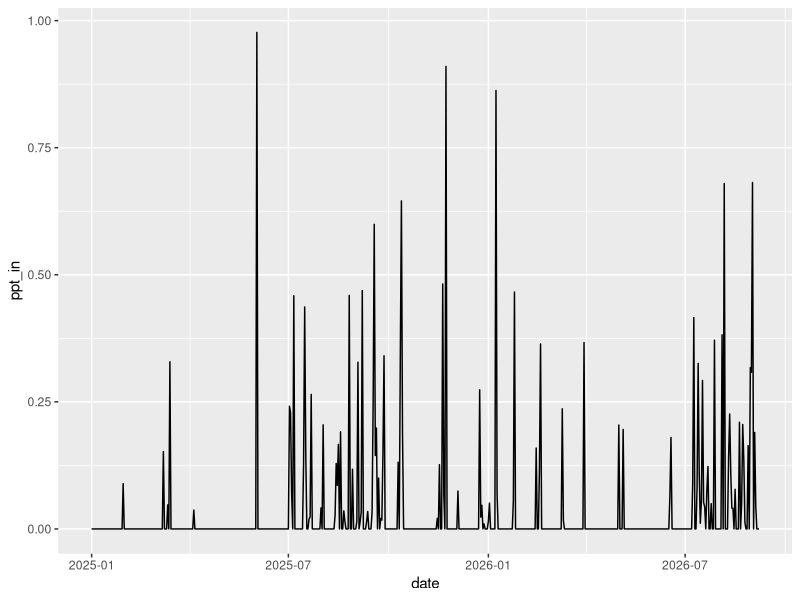

Write R code to recreate this figure.
library(tidyverse)

prism_raw <- read_csv("data/PRISM_ppt_tmean_09082026.csv")

# wrangle this:

prism <- prism_raw %>% 
  mutate(date = as.POSIXct(Date, format = "%m/%d/%y")) %>% 
  dplyr::select(-Date) %>% 
  mutate(ppt_in = ppt_mm*0.0393701, 
         tmean_f = (tmean_c * (9/5)) + 32)

ggplot(filter(prism, year(date) %in% c(2025, 2026)), aes(x = date, y = ppt_in))+
  geom_line()

# summarise june-august precip for each year?

prism_mons <- filter(prism, year(date) %in% c(2025, 2026),
                     month(date) %in% c(6, 7, 8, 9)) %>% 
  group_by(year(date)) %>% 
  summarise(ppt_tot_mm = sum(ppt_mm),
            ppt_tot_in = sum(ppt_in),
            tmean_c_avg = mean(tmean_c),
            tmean_f_avg = mean(tmean_f))
